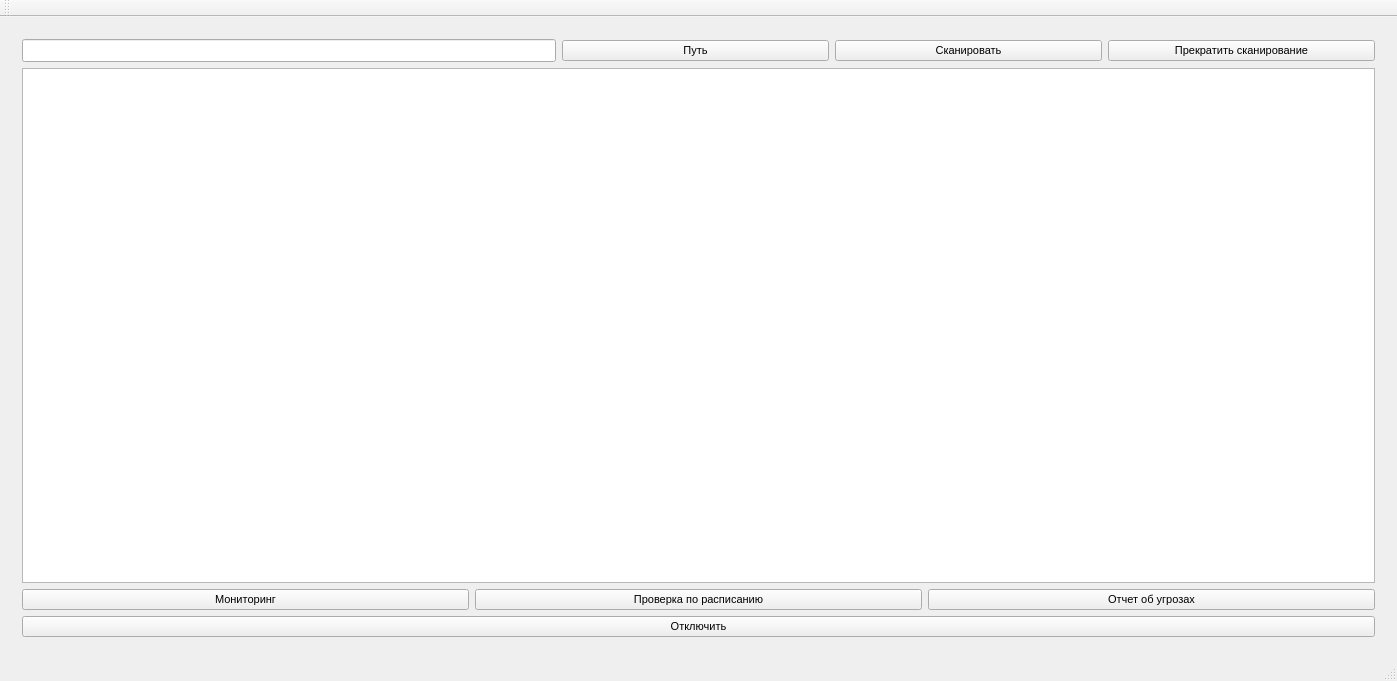
<?xml version="1.0" encoding="UTF-8"?>
<ui version="4.0">
 <class>ClientClass</class>
 <widget class="QMainWindow" name="ClientClass">
  <property name="geometry">
   <rect>
    <x>0</x>
    <y>0</y>
    <width>1397</width>
    <height>681</height>
   </rect>
  </property>
  <property name="font">
   <font>
    <pointsize>8</pointsize>
   </font>
  </property>
  <property name="windowTitle">
   <string>Client</string>
  </property>
  <widget class="QWidget" name="centralWidget">
   <layout class="QGridLayout" name="gridLayout">
    <item row="0" column="0">
     <widget class="QStackedWidget" name="stackedWidget">
      <property name="currentIndex">
       <number>0</number>
      </property>
      <widget class="QWidget" name="page">
       <layout class="QGridLayout" name="gridLayout_7">
        <item row="0" column="3">
         <widget class="QPushButton" name="scanButton">
          <property name="font">
           <font>
            <pointsize>8</pointsize>
           </font>
          </property>
          <property name="text">
           <string>Сканировать</string>
          </property>
         </widget>
        </item>
        <item row="3" column="0" colspan="5">
         <widget class="QPushButton" name="shutDownButton">
          <property name="styleSheet">
           <string notr="true"/>
          </property>
          <property name="text">
           <string>Отключить</string>
          </property>
         </widget>
        </item>
        <item row="0" column="2">
         <widget class="QPushButton" name="browseButton">
          <property name="text">
           <string>Путь</string>
          </property>
         </widget>
        </item>
        <item row="0" column="0" colspan="2">
         <widget class="QLineEdit" name="pathLineEdit">
          <property name="font">
           <font>
            <pointsize>10</pointsize>
           </font>
          </property>
         </widget>
        </item>
        <item row="0" column="4">
         <widget class="QPushButton" name="stopScanButton">
          <property name="font">
           <font>
            <pointsize>8</pointsize>
           </font>
          </property>
          <property name="text">
           <string>Прекратить сканирование</string>
          </property>
         </widget>
        </item>
        <item row="2" column="0" colspan="5">
         <layout class="QHBoxLayout" name="horizontalLayout_7">
          <item>
           <widget class="QPushButton" name="monitorPageButton">
            <property name="sizePolicy">
             <sizepolicy hsizetype="Minimum" vsizetype="Fixed">
              <horstretch>0</horstretch>
              <verstretch>0</verstretch>
             </sizepolicy>
            </property>
            <property name="text">
             <string>Мониторинг</string>
            </property>
           </widget>
          </item>
          <item>
           <widget class="QPushButton" name="schedulePageButton">
            <property name="sizePolicy">
             <sizepolicy hsizetype="Minimum" vsizetype="Fixed">
              <horstretch>0</horstretch>
              <verstretch>0</verstretch>
             </sizepolicy>
            </property>
            <property name="text">
             <string>Проверка по расписанию</string>
            </property>
           </widget>
          </item>
          <item>
           <widget class="QPushButton" name="reportButton">
            <property name="sizePolicy">
             <sizepolicy hsizetype="Minimum" vsizetype="Fixed">
              <horstretch>0</horstretch>
              <verstretch>0</verstretch>
             </sizepolicy>
            </property>
            <property name="text">
             <string>Отчет об угрозах</string>
            </property>
           </widget>
          </item>
         </layout>
        </item>
        <item row="1" column="0" colspan="5">
         <widget class="QTextEdit" name="reportTextEdit">
          <property name="font">
           <font>
            <pointsize>10</pointsize>
           </font>
          </property>
         </widget>
        </item>
       </layout>
      </widget>
      <widget class="QWidget" name="page_2">
       <layout class="QGridLayout" name="gridLayout_3">
        <item row="0" column="0">
         <layout class="QHBoxLayout" name="horizontalLayout_2">
          <item>
           <widget class="QPushButton" name="backButton">
            <property name="text">
             <string>Назад</string>
            </property>
           </widget>
          </item>
          <item>
           <spacer name="horizontalSpacer_2">
            <property name="orientation">
             <enum>Qt::Horizontal</enum>
            </property>
            <property name="sizeHint" stdset="0">
             <size>
              <width>40</width>
              <height>20</height>
             </size>
            </property>
           </spacer>
          </item>
         </layout>
        </item>
        <item row="2" column="0" colspan="2">
         <widget class="QListWidget" name="threatList">
          <property name="font">
           <font>
            <pointsize>11</pointsize>
           </font>
          </property>
         </widget>
        </item>
        <item row="1" column="0">
         <layout class="QHBoxLayout" name="horizontalLayout_3">
          <item>
           <widget class="QPushButton" name="deleteButton">
            <property name="text">
             <string>Удалить угрозу</string>
            </property>
           </widget>
          </item>
          <item>
           <widget class="QPushButton" name="quarantineButton">
            <property name="text">
             <string>Поместить на карантин</string>
            </property>
           </widget>
          </item>
          <item>
           <widget class="QPushButton" name="unQuarantineButton">
            <property name="text">
             <string>Убрать из карантина</string>
            </property>
           </widget>
          </item>
         </layout>
        </item>
       </layout>
      </widget>
      <widget class="QWidget" name="page_3">
       <layout class="QGridLayout" name="gridLayout_2">
        <item row="1" column="1">
         <widget class="QPushButton" name="monitorBrowseButton">
          <property name="text">
           <string>Путь</string>
          </property>
         </widget>
        </item>
        <item row="1" column="0">
         <widget class="QLineEdit" name="monitorPathEdit">
          <property name="font">
           <font>
            <pointsize>10</pointsize>
           </font>
          </property>
         </widget>
        </item>
        <item row="3" column="0" colspan="2">
         <widget class="QTableWidget" name="monitorTable">
          <column>
           <property name="text">
            <string>Путь</string>
           </property>
          </column>
         </widget>
        </item>
        <item row="0" column="0">
         <layout class="QHBoxLayout" name="horizontalLayout">
          <item>
           <widget class="QPushButton" name="monitorBackButton">
            <property name="text">
             <string>Назад</string>
            </property>
           </widget>
          </item>
          <item>
           <spacer name="horizontalSpacer">
            <property name="orientation">
             <enum>Qt::Horizontal</enum>
            </property>
            <property name="sizeHint" stdset="0">
             <size>
              <width>40</width>
              <height>20</height>
             </size>
            </property>
           </spacer>
          </item>
         </layout>
        </item>
        <item row="2" column="0" colspan="2">
         <layout class="QHBoxLayout" name="horizontalLayout_6">
          <item>
           <widget class="QPushButton" name="monitorButton">
            <property name="text">
             <string>Мониторинг</string>
            </property>
           </widget>
          </item>
          <item>
           <widget class="QPushButton" name="stopMonitorButton">
            <property name="text">
             <string>Остановить мониторинг</string>
            </property>
           </widget>
          </item>
         </layout>
        </item>
       </layout>
      </widget>
      <widget class="QWidget" name="page_4">
       <layout class="QGridLayout" name="gridLayout_4">
        <item row="3" column="0">
         <widget class="QPushButton" name="scheduleScanButton">
          <property name="text">
           <string>Запланировать</string>
          </property>
         </widget>
        </item>
        <item row="3" column="1">
         <widget class="QPushButton" name="cancelScheduleScanButton">
          <property name="text">
           <string>Отменить</string>
          </property>
         </widget>
        </item>
        <item row="2" column="0" colspan="2">
         <widget class="QTableWidget" name="scheduleScanTable">
          <column>
           <property name="text">
            <string>Путь</string>
           </property>
          </column>
          <column>
           <property name="text">
            <string>Время</string>
           </property>
          </column>
         </widget>
        </item>
        <item row="1" column="0" colspan="2">
         <layout class="QHBoxLayout" name="horizontalLayout_5">
          <item>
           <widget class="QLineEdit" name="schedulePathEdit">
            <property name="font">
             <font>
              <pointsize>10</pointsize>
             </font>
            </property>
           </widget>
          </item>
          <item>
           <widget class="QPushButton" name="scheduleBrowseButton">
            <property name="text">
             <string>Путь</string>
            </property>
           </widget>
          </item>
          <item>
           <widget class="QTimeEdit" name="scheduleTimeEdit"/>
          </item>
         </layout>
        </item>
        <item row="0" column="0" colspan="2">
         <layout class="QHBoxLayout" name="horizontalLayout_4">
          <item>
           <widget class="QPushButton" name="scheduleBackButton">
            <property name="text">
             <string>Назад</string>
            </property>
           </widget>
          </item>
          <item>
           <spacer name="horizontalSpacer_3">
            <property name="orientation">
             <enum>Qt::Horizontal</enum>
            </property>
            <property name="sizeHint" stdset="0">
             <size>
              <width>40</width>
              <height>20</height>
             </size>
            </property>
           </spacer>
          </item>
         </layout>
        </item>
       </layout>
      </widget>
     </widget>
    </item>
   </layout>
  </widget>
  <widget class="QMenuBar" name="menuBar">
   <property name="geometry">
    <rect>
     <x>0</x>
     <y>0</y>
     <width>1397</width>
     <height>23</height>
    </rect>
   </property>
  </widget>
  <widget class="QToolBar" name="mainToolBar">
   <attribute name="toolBarArea">
    <enum>TopToolBarArea</enum>
   </attribute>
   <attribute name="toolBarBreak">
    <bool>false</bool>
   </attribute>
  </widget>
  <widget class="QStatusBar" name="statusBar"/>
 </widget>
 <layoutdefault spacing="6" margin="11"/>
 <resources>
  <include location="Client.qrc"/>
 </resources>
 <connections/>
</ui>
